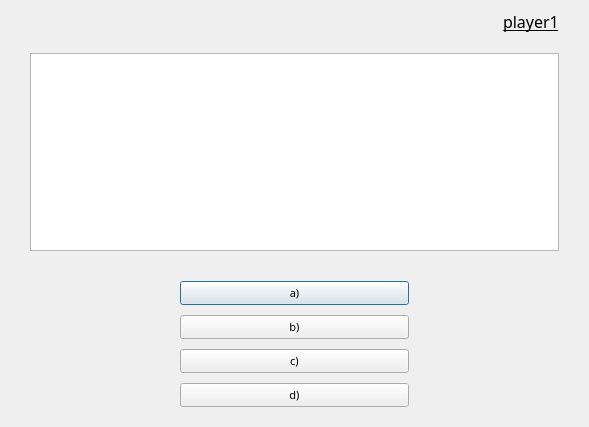
<?xml version="1.0" encoding="UTF-8"?>
<ui version="4.0">
 <class>Question_scene</class>
 <widget class="QDialog" name="Question_scene">
  <property name="geometry">
   <rect>
    <x>0</x>
    <y>0</y>
    <width>589</width>
    <height>427</height>
   </rect>
  </property>
  <property name="minimumSize">
   <size>
    <width>460</width>
    <height>314</height>
   </size>
  </property>
  <property name="maximumSize">
   <size>
    <width>589</width>
    <height>427</height>
   </size>
  </property>
  <property name="font">
   <font>
    <family>Segoe Print</family>
    <pointsize>8</pointsize>
   </font>
  </property>
  <property name="windowTitle">
   <string>Lavirint</string>
  </property>
  <layout class="QGridLayout" name="gridLayout">
   <property name="leftMargin">
    <number>30</number>
   </property>
   <property name="topMargin">
    <number>10</number>
   </property>
   <property name="rightMargin">
    <number>30</number>
   </property>
   <property name="bottomMargin">
    <number>10</number>
   </property>
   <property name="horizontalSpacing">
    <number>10</number>
   </property>
   <property name="verticalSpacing">
    <number>20</number>
   </property>
   <item row="3" column="0" colspan="2">
    <layout class="QVBoxLayout" name="verticalLayout">
     <property name="spacing">
      <number>10</number>
     </property>
     <property name="leftMargin">
      <number>150</number>
     </property>
     <property name="topMargin">
      <number>10</number>
     </property>
     <property name="rightMargin">
      <number>150</number>
     </property>
     <property name="bottomMargin">
      <number>10</number>
     </property>
     <item>
      <widget class="QPushButton" name="answer1">
       <property name="enabled">
        <bool>true</bool>
       </property>
       <property name="mouseTracking">
        <bool>false</bool>
       </property>
       <property name="text">
        <string>a)</string>
       </property>
      </widget>
     </item>
     <item>
      <widget class="QPushButton" name="answer2">
       <property name="text">
        <string>b)</string>
       </property>
      </widget>
     </item>
     <item>
      <widget class="QPushButton" name="answer3">
       <property name="text">
        <string>c)</string>
       </property>
      </widget>
     </item>
     <item>
      <widget class="QPushButton" name="answer4">
       <property name="text">
        <string>d)</string>
       </property>
      </widget>
     </item>
    </layout>
   </item>
   <item row="2" column="0" colspan="2">
    <widget class="QTextEdit" name="question">
     <property name="enabled">
      <bool>true</bool>
     </property>
     <property name="font">
      <font>
       <family>Segoe Print</family>
       <pointsize>7</pointsize>
      </font>
     </property>
     <property name="readOnly">
      <bool>true</bool>
     </property>
     <property name="html">
      <string>&lt;!DOCTYPE HTML PUBLIC &quot;-//W3C//DTD HTML 4.0//EN&quot; &quot;http://www.w3.org/TR/REC-html40/strict.dtd&quot;&gt;
&lt;html&gt;&lt;head&gt;&lt;meta name=&quot;qrichtext&quot; content=&quot;1&quot; /&gt;&lt;style type=&quot;text/css&quot;&gt;
p, li { white-space: pre-wrap; }
&lt;/style&gt;&lt;/head&gt;&lt;body style=&quot; font-family:'Segoe Print'; font-size:7pt; font-weight:400; font-style:normal;&quot;&gt;
&lt;p style=&quot;-qt-paragraph-type:empty; margin-top:0px; margin-bottom:0px; margin-left:0px; margin-right:0px; -qt-block-indent:0; text-indent:0px;&quot;&gt;&lt;br /&gt;&lt;/p&gt;&lt;/body&gt;&lt;/html&gt;</string>
     </property>
    </widget>
   </item>
   <item row="0" column="1" alignment="Qt::AlignRight|Qt::AlignTop">
    <widget class="QLabel" name="player1Label">
     <property name="font">
      <font>
       <family>Segoe Print</family>
       <pointsize>12</pointsize>
       <underline>true</underline>
      </font>
     </property>
     <property name="text">
      <string>player1</string>
     </property>
    </widget>
   </item>
  </layout>
 </widget>
 <resources/>
 <connections/>
</ui>
